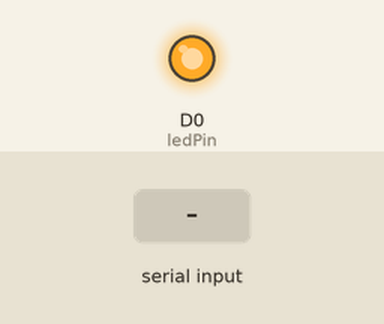
Simulated run of this sketch. Board: ESP8266 (NodeMCU). On the bench: output pins drawn as LEDs (lit = HIGH). Dashed ring = blinking. Inputs (shaded band) come from the test bench. WiFi joins after 1.5 s; servers stay silent unless stated; uploads are accepted with an empty reply; what the sketch prints to the serial monitor is not drawn.

Above: at 1.8 s.
At 6.9 s:
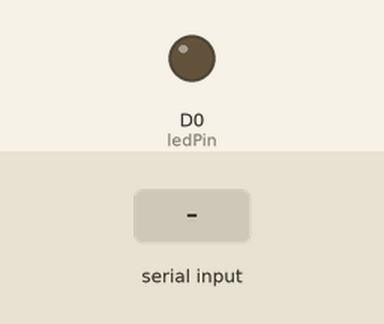
7.0 s: "A\n" received over Serial
At 12.2 s:
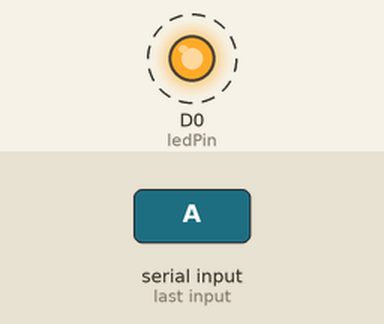
Timing chart, 0 to 14.9 s (numbered marks = the images above; inputs shaded):
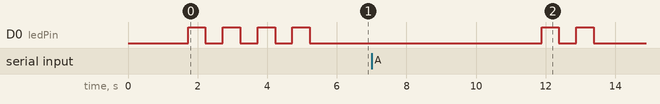

The sketch:

ESP.ino
```cpp
/*
    This sketch sends data via HTTP GET requests to data.sparkfun.com service.

    You need to get streamId and privateKey at data.sparkfun.com and paste them
    below. Or just customize this script to talk to other HTTP servers.

*/

#include <ESP8266WiFi.h>


// Use WiFiClient class to create TCP connections
WiFiClient client;

const char* ssid     = "CSE-107";
const char* password = "1stCSE@BUET";

const char* host = "172.20.22.96";
char* parkingLotId = "4";
int floorId = 1;
int freeSpaceSmall1 = 0;
int freeSpaceMedium1 = 10;
int freeSpaceSmall2 = 10;
int freeSpaceMedium2 = 0;

const int ledPin = D0; // the pin that the LED is attached to

void setup() {
  Serial.begin(9600);
  delay(10);

  // initialize the LED pin as an output:
  pinMode(ledPin, OUTPUT);

  // We start by connecting to a WiFi network

  Serial.println();
  Serial.println();
  Serial.print("Connecting to ");
  Serial.println(ssid);

  /* Explicitly set the ESP8266 to be a WiFi-client, otherwise, it by default,
     would try to act as both a client and an access-point and could cause
     network-issues with your other WiFi-devices on your WiFi-network. */
  WiFi.mode(WIFI_STA);
  WiFi.begin(ssid, password);

  while (WiFi.status() != WL_CONNECTED) {
    delay(500);
    Serial.print(".");
  }

  Serial.println("");
  Serial.println("WiFi connected");
  Serial.println("IP address: ");
  Serial.println(WiFi.localIP());


  Serial.print("connecting to ");
  Serial.println(host);
  const int httpPort = 80;
  if (!client.connect(host, httpPort)) {
    Serial.println("connection failed");
    return;
  }
  Incoming();
  Incoming();
}

void loop() {
  if (Serial.available() > 0) {
    char incomingByte;      // a variable to read incoming serial data into
    // read the oldest byte in the serial buffer:
    incomingByte = Serial.read();

    // if it's a capital H (ASCII 72), turn on the LED:
    if (incomingByte == 'A' || incomingByte == 'B' || incomingByte == 'C' || incomingByte == 'D' || incomingByte == 'E') {
      if (incomingByte == 'A' || incomingByte == 'B' || incomingByte == 'C') {
        freeSpaceMedium1--;
        floorId = 1;
      }
      else if (incomingByte == 'D' || incomingByte == 'E') {
        freeSpaceSmall2--;
        floorId = 2;
      }

      Incoming();
    }
    // if it's an L (ASCII 76) turn off the LED:
    else if (incomingByte == 'P' || incomingByte == 'Q' || incomingByte == 'R' || incomingByte == 'S' || incomingByte == 'T') {
      if (incomingByte == 'P' || incomingByte == 'Q' || incomingByte == 'R') {
        freeSpaceMedium1++;
        floorId = 1;
      }
      else if (incomingByte == 'S' || incomingByte == 'T') {
        freeSpaceSmall2++;
        floorId = 2;
      }

      Outgoing();
    }

  }

  String url;
  url += "http://";
  url += host;
  url += "/myweb/public/index.php/getdata/";
  url += parkingLotId;
  url += "/";
  url += floorId;
  url += "/";
  if(floorId == 1) url += freeSpaceSmall1;
  else url += freeSpaceSmall2;
  url += "/";
  if(floorId == 1) url += freeSpaceMedium1;
  else url += freeSpaceMedium2;
  //url += "/";

  Serial.print("Requesting URL: ");
  Serial.println(url);

  // This will send the request to the server
  client.print(String("GET ") + url + " HTTP/1.1\r\n" +
               "Host: " + host + "\r\n" +
               "Connection: open\r\n\r\n");
  unsigned long timeout = millis();
  while (client.available() == 0) {
    if (millis() - timeout > 5000) {
      Serial.println(">>> Client Timeout !");
      client.stop();
      return;
    }
  }

  // Read all the lines of the reply from server and print them to Serial
  while (client.available()) {
    String line = client.readStringUntil('\r');
    Serial.print(line);
  }

  Serial.println();
  Serial.println("closing connection");
}

void Incoming()
{
  digitalWrite(ledPin, HIGH);
  delay(500);
  digitalWrite(ledPin, LOW);
  delay(500);
  digitalWrite(ledPin, HIGH);
  delay(500);
  digitalWrite(ledPin, LOW);
  delay(500);
}

void Outgoing()
{
  digitalWrite(ledPin, HIGH);
  delay(500);
  digitalWrite(ledPin, LOW);
  delay(500);
  digitalWrite(ledPin, HIGH);
  delay(500);
  digitalWrite(ledPin, LOW);
  delay(500);
  digitalWrite(ledPin, HIGH);
  delay(500);
  digitalWrite(ledPin, LOW);
  delay(500);
}
```

Measured:
- after the input at 7.0 s, D0 (ledPin): alternates HIGH for 0.50 s and LOW for 0.50 s, 4 changes in all, then stays LOW, starting after 4.9 s
